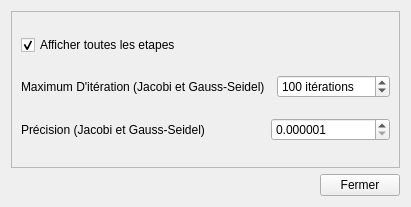
<?xml version="1.0" encoding="UTF-8"?>
<ui version="4.0">
 <class>Settings</class>
 <widget class="QWidget" name="Settings">
  <property name="geometry">
   <rect>
    <x>0</x>
    <y>0</y>
    <width>400</width>
    <height>207</height>
   </rect>
  </property>
  <property name="windowTitle">
   <string>Options</string>
  </property>
  <layout class="QGridLayout" name="gridLayout">
   <item row="2" column="0">
    <spacer name="horizontalSpacer">
     <property name="orientation">
      <enum>Qt::Horizontal</enum>
     </property>
     <property name="sizeHint" stdset="0">
      <size>
       <width>40</width>
       <height>20</height>
      </size>
     </property>
    </spacer>
   </item>
   <item row="2" column="1">
    <widget class="QPushButton" name="close">
     <property name="text">
      <string>Fermer</string>
     </property>
    </widget>
   </item>
   <item row="0" column="0" colspan="2">
    <widget class="QFrame" name="frame">
     <property name="frameShape">
      <enum>QFrame::StyledPanel</enum>
     </property>
     <property name="frameShadow">
      <enum>QFrame::Raised</enum>
     </property>
     <layout class="QGridLayout" name="gridLayout_2">
      <item row="2" column="0">
       <widget class="QLabel" name="label_2">
        <property name="text">
         <string>Précision (Jacobi et Gauss-Seidel)</string>
        </property>
       </widget>
      </item>
      <item row="0" column="0">
       <widget class="QCheckBox" name="steps">
        <property name="text">
         <string>Afficher toutes les etapes</string>
        </property>
        <property name="checked">
         <bool>true</bool>
        </property>
       </widget>
      </item>
      <item row="1" column="0">
       <widget class="QLabel" name="label">
        <property name="text">
         <string>Maximum D'itération (Jacobi et Gauss-Seidel)</string>
        </property>
       </widget>
      </item>
      <item row="1" column="2">
       <widget class="QSpinBox" name="_max">
        <property name="suffix">
         <string> itérations</string>
        </property>
        <property name="prefix">
         <string/>
        </property>
        <property name="minimum">
         <number>1</number>
        </property>
        <property name="maximum">
         <number>10000</number>
        </property>
        <property name="value">
         <number>100</number>
        </property>
       </widget>
      </item>
      <item row="2" column="1" colspan="2">
       <widget class="QDoubleSpinBox" name="prec">
        <property name="decimals">
         <number>6</number>
        </property>
        <property name="minimum">
         <double>0.000001000000000</double>
        </property>
        <property name="maximum">
         <double>1.000000000000000</double>
        </property>
        <property name="singleStep">
         <double>0.000100000000000</double>
        </property>
        <property name="value">
         <double>0.000001000000000</double>
        </property>
       </widget>
      </item>
     </layout>
    </widget>
   </item>
  </layout>
 </widget>
 <resources/>
 <connections/>
</ui>
